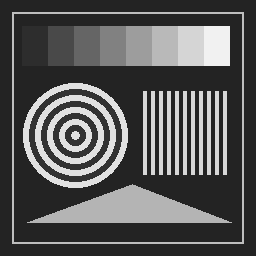
#> input picture Datos/original.png, 256 x 256 px; its folder holds 6 pictures in this run
$ python ejemplos.py
#> lines starting #> are read from the running program, lines starting #| are printed output that depends on the picture
### Codigo/restaurar.py
"""Experimento reproducible de restauración circular con PSF gaussiana conocida."""
from pathlib import Path
import csv
import numpy as np
from PIL import Image, ImageDraw

ROOT = Path(__file__).resolve().parents[1]
N = 256

# [12 lines left out: function patron, not called in this run]

def guardar(nombre, a):
    Image.fromarray(np.uint8(np.rint(np.clip(a,0,1)*255))).save(ROOT/nombre)

def psnr(a,b):
    return 10*np.log10(1/np.mean((a-b)**2))

# [25 lines left out: function main, not called in this run]

# [2 lines that do not run on import are left out]

### Codigo/ejemplos.py
"""Reconstruye las entradas adicionales y los indicadores para los tres casos."""
from pathlib import Path
import csv
import numpy as np
from PIL import Image
from restaurar import psnr

ROOT = Path(__file__).resolve().parents[1]
CASOS = [('carta', 'original', 'borrosa'), ('estrella', 'estrella', 'estrella_entrada'),
         ('retrato', 'retrato', 'retrato_entrada')]
def leer(nombre):
    return np.asarray(Image.open(ROOT/'Datos'/f'{nombre}.png').convert('L')) / 255
def cuantizar(a):
    return np.rint(np.clip(a, 0, 1)*255)/255
def guardar(nombre, a):
    Image.fromarray(np.uint8(np.rint(a*255))).save(ROOT/'Datos'/f'{nombre}.png')
def respuesta():
    d=np.minimum(np.arange(256),256-np.arange(256))
    h=np.exp(-(d[:,None]**2+d[None,:]**2)/8)
    return np.fft.fft2(h/h.sum())
def restaurada(obs,H,k):
    return cuantizar(np.fft.ifft2(H.conj()*np.fft.fft2(obs)/(abs(H)**2+k)).real)
def main():
    y,x=np.mgrid[-128:128,-128:128]
    estrella=np.where(np.hypot(x,y)<107,np.where(np.cos(24*np.arctan2(y,x))>0,.84,.16),.5)
    guardar('estrella',cuantizar(estrella))
#> in guardar, `Image.fromarray(np.uint8(np.rint(a*255))).save(ROOT/'Datos'/f'{nombre}..`:
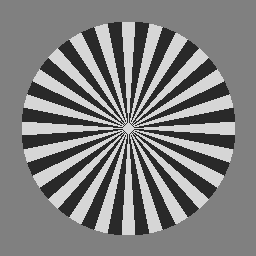
#> saved as estrella.png: PIL image 256x256 L; min 41, max 214, mean 128.1
    H=respuesta()
    rows=[]
    for caso,ref,entrada in CASOS:
        a=leer(ref)
        if caso!='carta':
            ruido=np.random.default_rng(42).normal(0,.01,a.shape)
            guardar(entrada,cuantizar(np.fft.ifft2(H*np.fft.fft2(a)).real+ruido))
        b=leer(entrada)
#> call 2 of leer, with nombre = 'borrosa'
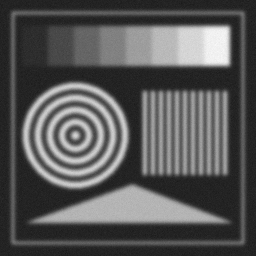
#> input picture Datos/borrosa.png, 256 x 256 px
        for k in (.0001,.001,.01,.1):
            c=restaurada(b,H,k)
            rows.append([caso,k,psnr(a,b),psnr(a,c),psnr(a,c)-psnr(a,b)])
#> this loop made 4 passes
#> pass 1, in main, `c=restaurada(b,H,k)`:
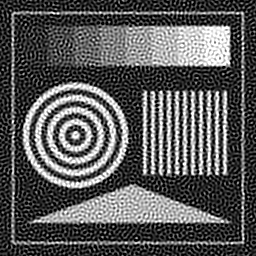
#> c: shape (256, 256) float64; min 0, max 1, mean 0.347
#> pass 2, in main, `c=restaurada(b,H,k)`:
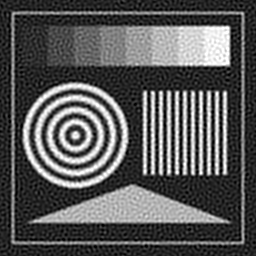
#> c: shape (256, 256) float64; min 0, max 1, mean 0.341
#> pass 3, in main, `c=restaurada(b,H,k)`:
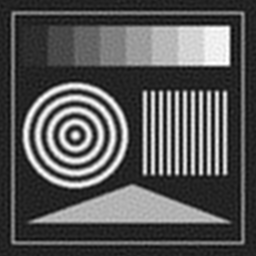
#> c: shape (256, 256) float64; min 0.0196, max 1, mean 0.338
#> after the loop, rows = [['carta', 0.0001, 16.67, 16.43, -0.246], ['carta', 0.001, 16.67, 19.77, 3.09], ['carta', 0.01, 16.67, 19.79, 3.12], ['carta', 0.1, 16.67, 17.47, 0.8]]
#> pass 3 of the loop in main, `for caso,ref,entrada in CASOS:`:
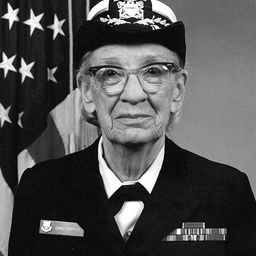
#> input picture Datos/retrato.png, 256 x 256 px
#> the loop in main, `for k in (.0001,.001,.01,.1):` made 4 passes
#> pass 1, in main, `c=restaurada(b,H,k)`:
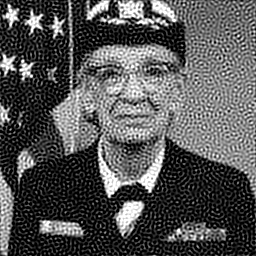
#> c: shape (256, 256) float64; min 0, max 1, mean 0.332
#> pass 3, in main, `c=restaurada(b,H,k)`:
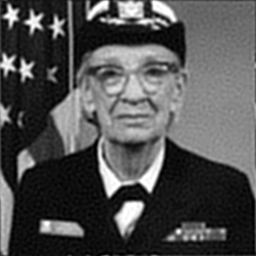
#> c: shape (256, 256) float64; min 0, max 1, mean 0.316
#> after the loop in main, `for k in (.0001,.001,.01,.1):`: rows = 12 items
    with (ROOT/'Resultados'/'comparacion.csv').open('w',newline='',encoding='utf-8') as f:
        writer=csv.writer(f)
        writer.writerow(['caso','K','entrada_dB','restaurada_dB','cambio_dB'])
        writer.writerows(rows)
if __name__=='__main__':
    main()
